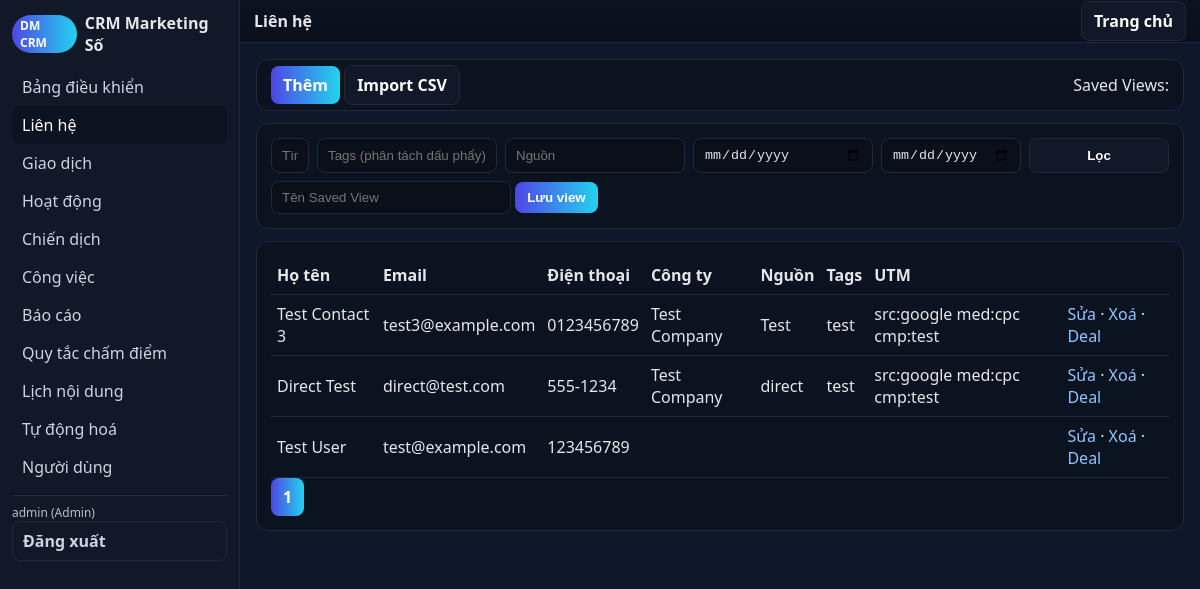
The page /?action=contacts (signed in) on the database its author committed.
### tables this page shows
CREATE TABLE contacts (
  id INTEGER PRIMARY KEY AUTOINCREMENT,
  name TEXT NOT NULL,
  email TEXT,
  phone TEXT,
  company TEXT,
  source TEXT,
  tags TEXT,
  utm_source TEXT,    -- A
  utm_medium TEXT,    -- A
  utm_campaign TEXT,  -- A
  created_at TEXT DEFAULT CURRENT_TIMESTAMP
);

### lib/db.php (called while the page is built, shortened)
<?php
function q($db,$sql,$params=[]){ $st=$db->prepare($sql); $st->execute($params); return $st; }
function h($s){ return htmlspecialchars($s ?? '', ENT_QUOTES, 'UTF-8'); }

### src/views/contacts.php (the view, shortened to what this page needs)
<?php
function view_contacts($op){ global $db;
echo '<div class="card" style="display:flex;gap:8px;align-items:center;justify-content:space-between"><div><a class="btn" href="?action=contacts&op=new">Thêm</a> <a class="btn secondary" href="?action=contacts&op=import">Import CSV</a></div><div>Saved Views: ';
echo '</div></div>';
$p = filter_params();
echo '<div class="card"><form method="get" class="grid" style="grid-template-columns: 1fr 180px 180px 180px 140px 140px; gap:8px">';
echo '<input name="q" placeholder="Tìm tên/email/điện thoại/tags" value="'.h($p['q']).'">';
echo '<input name="tags" placeholder="Tags (phân tách dấu phẩy)" value="'.h($p['tags']).'">';
echo '<input name="sourcef" placeholder="Nguồn" value="'.h($p['sourcef']).'">';
echo '<input type="date" name="from" value="'.h($p['from']).'"><input type="date" name="to" value="'.h($p['to']).'">';
echo '<button class="btn secondary">Lọc</button></form>';
echo '<form method="post" action="?action=contacts&op=save_view" style="margin-top:8px">'; csrf_field(); echo '<input name="view_name" placeholder="Tên Saved View" style="width:240px"> <button class="btn">Lưu view</button></form></div>';
$where=[];$params=[]; if($p['q']){ $like='%'.$p['q'].'%'; $where[]='(name LIKE ? OR email LIKE ? OR phone LIKE ? OR tags LIKE ?)'; array_push($params,$like,$like,$like,$like); }
$cnt = (int)q($db, 'SELECT COUNT(*) FROM contacts '.(count($where)?'WHERE '.implode(' AND ',$where):''), $params)->fetchColumn();
$page=max(1,(int)($_GET['page']??1)); $per=50; list($page,$pages)=paginate($page,$per,$cnt); $off=($page-1)*$per;
$sql='SELECT * FROM contacts '.(count($where)?'WHERE '.implode(' AND ',$where):'').' ORDER BY created_at DESC LIMIT '.$per.' OFFSET '.$off; $rows=q($db,$sql,$params)->fetchAll(PDO::FETCH_ASSOC);
echo '<div class="card"><table><tr><th>Họ tên</th><th>Email</th><th>Điện thoại</th><th>Công ty</th><th>Nguồn</th><th>Tags</th><th>UTM</th><th></th></tr>';
foreach($rows as $r){ $utm=trim(($r['utm_source']?'src:'.$r['utm_source'].' ':'').($r['utm_medium']?'med:'.$r['utm_medium'].' ':'').($r['utm_campaign']?'cmp:'.$r['utm_campaign']:'')); echo '<tr><td>'.h($r['name']).'</td><td>'.h($r['email']).'</td><td>'.h($r['phone']).'</td><td>'.h($r['company']).'</td><td>'.h($r['source']).'</td><td>'.h($r['tags']).'</td><td>'.h($utm).'</td><td><a href="?action=contacts&op=edit&id='.(int)$r['id'].'">Sửa</a> · <a href="?action=contacts&op=delete&id='.(int)$r['id'].'" onclick="return confirm(\'Xoá liên hệ?\')">Xoá</a> · <a href="?action=deals&op=new&contact_id='.(int)$r['id'].'">Deal</a></td></tr>'; }
echo '</table>'; pagenav($page,$pages,['action'=>'contacts']); echo '</div>';
}
function filter_params(){ return [ 'q'=>trim($_GET['q']??''), 'tags'=>trim($_GET['tags']??''), 'sourcef'=>trim($_GET['sourcef']??''), 'from'=>trim($_GET['from']??''), 'to'=>trim($_GET['to']??'') ]; }
?>

### lib/util.php
<?php
function paginate($page,$per,$total){ $pages=max(1, (int)ceil($total/$per)); $page=max(1,min($page,$pages)); return [$page,$pages]; }
function pagenav($page,$pages,$baseParams=[]){ echo '<div style="margin:8px 0">'; for($i=1;$i<=$pages;$i++){ $q=http_build_query(array_merge($_GET,$baseParams,['page'=>$i])); $cls=$i===$page?'btn':'btn secondary'; echo '<a class="'.$cls.'" style="margin-right:4px" href="?'.$q.'">'.$i.'</a>'; } echo '</div>'; }

### views/layout.php (style rules this page uses)
:root { --bg:#0f172a;--panel:#111827;--muted:#1f2937;--text:#e5e7eb;--accent:#4f46e5;--accent2:#22d3ee }
* { box-sizing:border-box }
body { margin:0;font-family:ui-sans-serif,system-ui,-apple-system,Segoe UI,Roboto,Helvetica,Arial;background:var(--bg);color:var(--text) }
a { color:#93c5fd;text-decoration:none }
.card { background:#0b1220;border:1px solid var(--muted);border-radius:12px;padding:14px;margin-bottom:12px }
.grid { display:grid;gap:12px }
.btn { background:linear-gradient(90deg,var(--accent),var(--accent2));color:#fff;border:none;padding:8px 12px;border-radius:8px;cursor:pointer;font-weight:600 }
.btn.secondary { background:#111827;border:1px solid var(--muted) }
input,select,textarea { width:100%;background:#0a0f1a;border:1px solid var(--muted);border-radius:8px;padding:8px 10px;color:#e5e7eb }
table { width:100%;border-collapse:collapse }
th,td { border-bottom:1px solid var(--muted);padding:8px 6px;text-align:left }

### rows shown on the page
contacts: name "Test Contact 3", email "test3@example.com", phone "0123456789", company "Test Company", source "Test", tags "test", utm "src:google med:cpc cmp:test"
contacts: name "Direct Test", email "direct@test.com", phone "555-1234", company "Test Company", source "direct", tags "test", utm "src:google med:cpc cmp:test"
contacts: name "Test User", email "test@example.com", phone "123456789"

### other values the page prints
$v "Bảng điều khiển"
$v "Liên hệ"
$v "Giao dịch"
$v "Hoạt động"
$v "Chiến dịch"
$v "Công việc"
$v "Báo cáo"
$v "Quy tắc chấm điểm"
$v "Lịch nội dung"
$v "Tự động hoá"
$v "Người dùng"
$_SESSION['uname'] "admin"
$_SESSION['role'] "Admin"
$title "Liên hệ"
